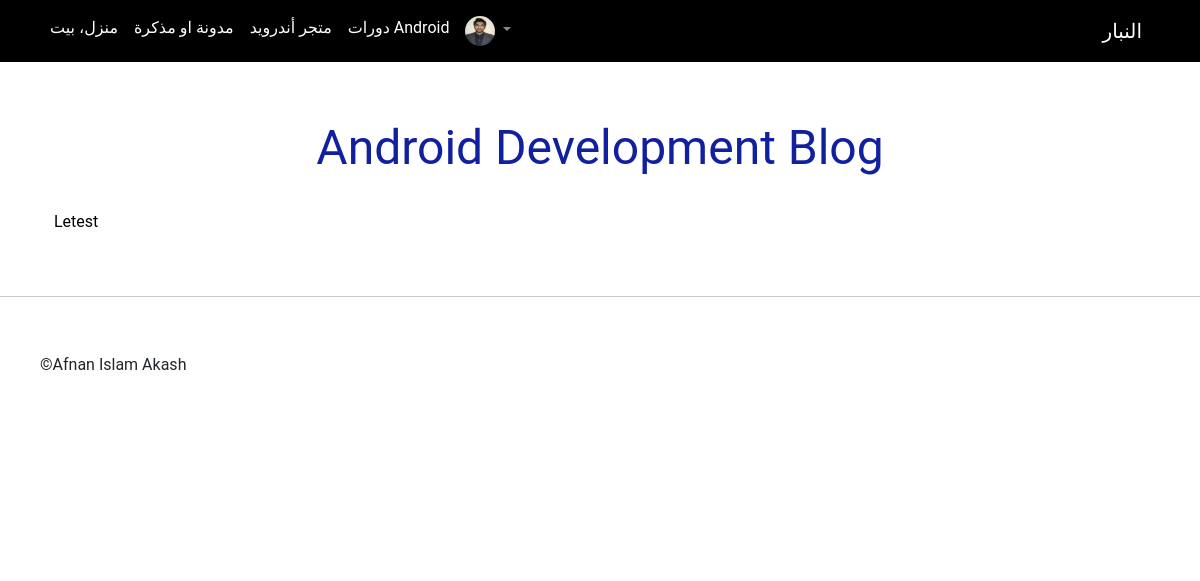
Page /ar_all_blog/coding/ (signed in) on the earlier database version.
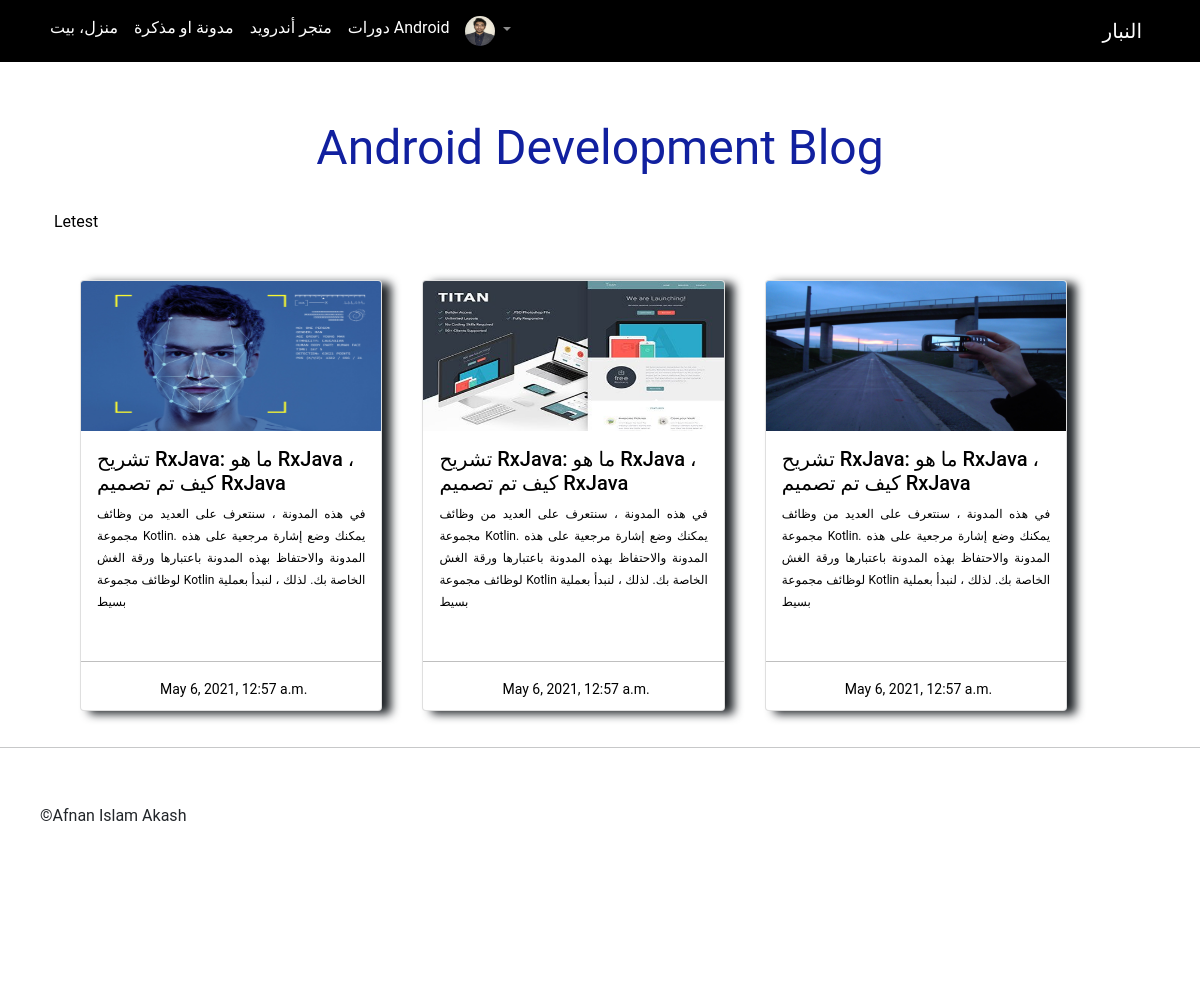
Same page on the later database version.
### web_english/models.py (models this page shows, shortened)
class BlogAR(models.Model):
    titel=models.CharField(max_length=50)
    category=models.CharField(max_length=50)
    image=models.ImageField(upload_to="static/blog_image/")
    post=RichTextField(blank=True,null=True)
    date=models.DateTimeField(default=datetime.now())

### web_english/views.py (the view)
# urls.py: path('ar_all_blog/<str:category>/',views.allblogcategory_ar,name="web_arabic_allblogcategory"),
def allblogcategory_ar(request,category):
    blog=BlogAR.objects.filter(category=category)
    blogcategory=CategoryAR.objects.all()
    sendblog={
        'blog':blog,
        'category':blogcategory,
    }
    return render(request, "arabic/allblogcategory_ar.html",sendblog)

### web_english/templates/arabic/allblogcategory_ar.html (shortened to what this page needs)
{% extends 'arabic/basear_ar.html' %}
{% load static %}
{% load static %}
{% block head %}
<link rel="stylesheet" type="text/css" href="{% static 'css/style.css' %}">
{% endblock  %}
{% block body %}
    <div class="container">
    	<div class="content_titel col-sm-12">
    		Android Development Blog
    	</div>
    </div>
    <div class="container-fluid">
    	<div class="category">
    		<ul>
    			<li><a href="{% url 'allblog' %}"> Letest</a></li>
    		</ul>
    	</div>
    </div>
    	<div class="blog">
    	<div class="row blog_row">
    		{% for blogpost in blog %}
    		<div class="card blog_card">
    		<a href="{% url 'details_blog' blogpost.id %}" style="text-decoration: none;color: #000;">
			  <img src="{{blogpost.image.url}}" class="card-img-top" alt="..." style="height:150px;">
			  <div class="card-body">
			  	<h5>{{blogpost.titel}}</h5>
			    <span class="card-text" style="text-align:justify;font-size:12px;">{{blogpost.post|slice:":200"|safe}}</span>
			  </div><hr>
			  <div style="padding: 10px;font-size: 14px;padding-top: 0px;padding-bottom: 0px;margin-left: 23%;">
			  	{{blogpost.date}}
			  </div>
			</a>
			</div>
		{% endfor %}
        </div>
    	</div>
{% endblock  %}

Differences in the rows shown:
added BlogAR: image (picture), titel "تشريح RxJava: ما هو RxJava ، كيف تم تصميم RxJava", post "في هذه المدونة ، سنتعرف على العديد من وظائف مجموعة Kotlin. يمكنك وضع إشارة مرجعية على هذه المدونة والاحتفاظ بهذه المدونة باعتبارها ورقة الغش لوظائف مجموعة Kotlin الخاصة بك. لذلك ، لنبدأ بعملية بسيط", date "May 6, 2021, 12:57 a.m."
added BlogAR: image (picture), titel "تشريح RxJava: ما هو RxJava ، كيف تم تصميم RxJava", post "في هذه المدونة ، سنتعرف على العديد من وظائف مجموعة Kotlin. يمكنك وضع إشارة مرجعية على هذه المدونة والاحتفاظ بهذه المدونة باعتبارها ورقة الغش لوظائف مجموعة Kotlin الخاصة بك. لذلك ، لنبدأ بعملية بسيط", date "May 6, 2021, 12:57 a.m."
added BlogAR: image (picture), titel "تشريح RxJava: ما هو RxJava ، كيف تم تصميم RxJava", post "في هذه المدونة ، سنتعرف على العديد من وظائف مجموعة Kotlin. يمكنك وضع إشارة مرجعية على هذه المدونة والاحتفاظ بهذه المدونة باعتبارها ورقة الغش لوظائف مجموعة Kotlin الخاصة بك. لذلك ، لنبدأ بعملية بسيط", date "May 6, 2021, 12:57 a.m."
